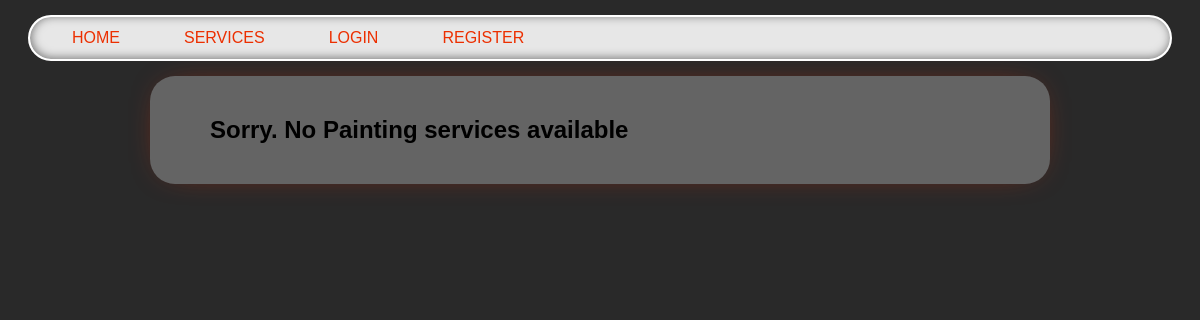
Page /services/Painting/ on the earlier database version.
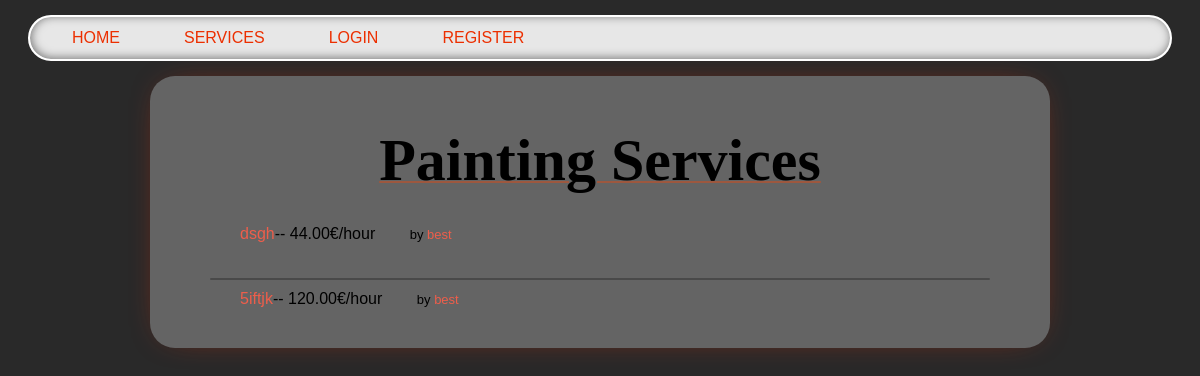
Same page on the later database version.
### services/models.py (models this page shows, shortened)
class Service(models.Model):
    company = models.ForeignKey(Company, on_delete=models.CASCADE)
    name = models.CharField(max_length=40)
    description = models.TextField()
    price_hour = models.DecimalField(decimal_places=2, max_digits=100)
    rating = models.IntegerField(validators=[MinValueValidator(
        0), MaxValueValidator(5)], default=0)
    choices = (
        ('Air Conditioner', 'Air Conditioner'),
        ('Carpentry', 'Carpentry'),
        ('Electricity', 'Electricity'),
        ('Gardening', 'Gardening'),
        ('Home Machines', 'Home Machines'),
        ('House Keeping', 'House Keeping'),
        ('Interior Design', 'Interior Design'),
        ('Locks', 'Locks'),
        ('Painting', 'Painting'),
        ('Plumbing', 'Plumbing'),
        ('Water Heaters', 'Water Heaters'),
    )
    field = models.CharField(max_length=30, blank=False,
                             null=False, choices=choices)
    date = models.DateTimeField(auto_now=True, null=False)

### users/models.py (models this page shows, shortened)
class Company(models.Model):
    user = models.OneToOneField(
        User, on_delete=models.CASCADE, primary_key=True)
    field = models.CharField(max_length=70, choices=(('Air Conditioner', 'Air Conditioner'),
                                                     ('All in One', 'All in One'),
                                                     ('Carpentry', 'Carpentry'),
                                                     ('Electricity',
                                                      'Electricity'),
                                                     ('Gardening', 'Gardening'),
                                                     ('Home Machines',
                                                      'Home Machines'),
                                                     ('House Keeping',
                                                      'House Keeping'),
                                                     ('Interior Design',
                                                      'Interior Design'),
                                                     ('Locks', 'Locks'),
                                                     ('Painting', 'Painting'),
                                                     ('Plumbing', 'Plumbing'),
                                                     ('Water Heaters', 'Water Heaters')), blank=False, null=False)
    rating = models.IntegerField(
        validators=[MaxValueValidator(5), MinValueValidator(0)], default=0)

class User(AbstractUser):
    is_company = models.BooleanField(default=False)
    is_customer = models.BooleanField(default=False)
    email = models.EmailField(unique=True)
    USERNAME_FIELD = 'email'
    REQUIRED_FIELDS = ['username']
    def __str__(self):
        return self.username

### services/views.py (the view)
# urls.py: path('<slug:field>/', views.service_field, name='services_field'),
def service_field(request, field):
    field = field.replace('-', ' ').title()
    services = Service.objects.filter(
        field=field)
    return render(request, 'services/field.html', {'services': services, 'field': field})

### services/templates/services/field.html (shortened to what this page needs)
{% extends 'main/base.html' %}
{% block content %}
    {% if services.all|length != 0 %}
        <p class="title">{{field}} Services</p>
        <ul class='services_list'>
            {% for service in services.all %}
                <div style="display: ruby;">
                    <div class='service_list_info'>
                        <li><a href="/services/{{service.id}}">{{ service.name }}</a>-- {{ service.price_hour }}€/hour</li>
                    </div>
                    <p style="display:block; margin: 0; float: right;font-size: small; margin-right: 30px;">by <a href="/company/{{service.company.user}}">{{service.company.user}}</a></p>
                </div>
                {% if forloop.counter != services.all|length %}
                    <div class="line"></div>
                {% endif %}
            {% endfor %}
        </ul>
    {% else %}
        <h2>Sorry. No {{field}} services available</h2>
    {% endif %}
{% endblock %}

### main/templates/main/base.html (shortened to what this page needs)
{% load static %}
<!DOCTYPE html>
<html lang="en">
  <head>
    <link
      rel="stylesheet"
      type="text/css"
      href="{% static 'css/style.css' %}"
    />
  </head>
  <body>
    {% include 'main/navbar.html' %}
    <div class='content'>
      {% block content %} replace me {% endblock %}
    </div>
  </body>
</html>

### main/templates/main/navbar.html (shortened to what this page needs)
<nav class="navbar">
    <ul>
        <li><a href="/">Home</a></li>
        <li>
            <a href="/services/">Services</a>
        </li>
        {% if user.is_authenticated %}
    <li><a href="{% url 'users:profile' %}">Profile</a></li>
    <li><a href="{% url 'main:logout' %}">Logout</a></li>
{% else %}
    <li><a href="{% url 'users:login_user' %}">Login</a></li>
    <li><a href="/register/">Register</a></li>
{% endif %}
    </ul>
</nav>

### static/css/style.css (style rules this page uses)
body { background: #292929; font-family: 'Lexend Exa', sans-serif; padding: 0; margin: 0; }
a { color: #ee5e4b; text-decoration: none; }
.content { background-color: #646464; margin: 0 auto; width: 65%; padding: 20px 60px; box-shadow: 0px 0px 35px -20px #ec2f00; border-radius: 25px; }
.content p { text-align: center; margin: 30px 0px; white-space: pre-line; }
.title { text-align: center; font-family: 'Times New Roman', Times, serif; font-size: 60px; font-weight: bold; text-decoration: 2px underline; text-decoration-color: rgba(255, 68, 0, 0.37); }
.navbar { position: sticky; top: 15px; box-shadow: inset 1px -1px 10px rgb(116, 116, 116); border: 2px solid white; border-radius: 30px; animation: slide-in 1s ease-out; background-color: #e7e7e7; width: 95%; margin: 0 auto; margin-bottom: 30px; }
.navbar ul { position: relative; display: flex; flex: 1 1 auto; margin: 0; padding: 0 30px; list-style-type: none; }
.navbar ul li:not(:last-child) { margin-right: 40px; }
.navbar ul li { border: 2px solid transparent; border-radius: 5px; padding: 10px; transition: background 0.2s; }
.navbar ul li a { color: #ec2f00; text-decoration: none; text-transform: uppercase; transition: color 0.2s; }
.services_list { padding: 0; margin-bottom: 20px; }
.service_list_info { padding: 0 30px; }
.service_list_info li { list-style-type: none; }
.line { width: 100%; margin: 0 auto; height: 2px; background-color: #00000044; border-radius: 20px; margin-bottom: 10px; margin-top: 35px; }

Differences in the rows shown:
added Service: name "dsgh", price_hour "44.00", company.user "best"
added Service: name "5iftjk", price_hour "120.00", company.user "best"
Other differences:
{{ field }}: (not shown) → "Painting"
{{ field }}: "Painting" → (not shown)
text no longer shown: "Sorry. No services available"
text now shown: "Services"
